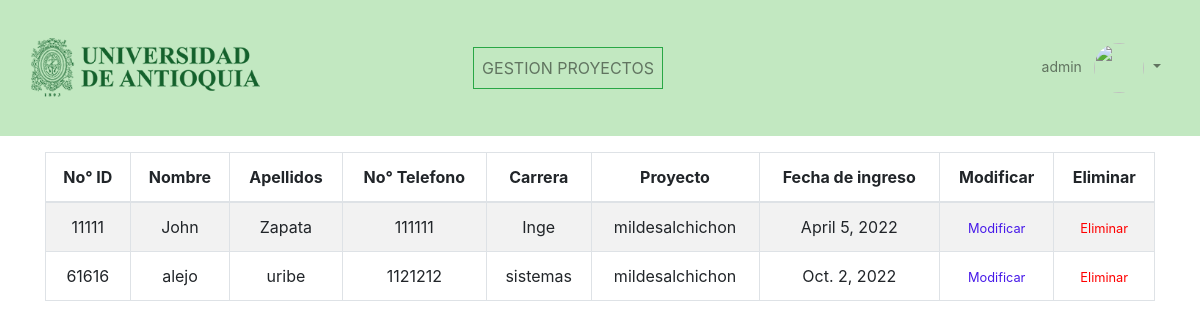
The app's page /manage_project/manage_students (signed in) with its own data.
### gestion/models.py (models this page shows, shortened)
class Estudiante(models.Model):
    nombre = models.CharField(max_length=100)
    apellido = models.CharField(max_length=100)
    numero_id = models.IntegerField(primary_key=True)
    telefono = models.CharField(max_length=12)
    carrera = models.CharField(max_length=100)
    proyecto = models.ForeignKey(Proyecto, on_delete=models.CASCADE)
    fecha_ingreso = models.DateField()
    class meta:
        db_table= 'estudiante'
        verbose_name= 'Estudiante'
        verbose_name_plural='Estudiantes'
        ordering=['id']

class Proyecto(models.Model):
    estados = (('F','Finalizado'),('P','En ejecucion'))
    nombre = models.CharField(max_length=100)
    objetivo_general = models.CharField(max_length=100)
    fecha_inicio = models.DateField()
    fecha_fin = models.DateField()
    director = models.CharField(max_length=100)
    presupuesto = models.CharField(max_length=100)
    porcentaje_avance = models.IntegerField()
    estado = models.CharField(max_length=1, choices=estados)
    def __str__(self):
        return self.nombre
    class meta:
        db_table= 'proyecto'
        verbose_name= 'Proyecto'
        verbose_name_plural='Proyectos'
        ordering=['id']

### gestion/views.py (the view)
# urls.py: path('manage_project/manage_students', manage_students, name="manage_students"),
def manage_students(request):
    students = Estudiante.objects.filter(proyecto = 1)
    return render(request, "manage_students.html",{"students":students})

### Templates/manage_students.html (shortened to what this page needs)
{% extends 'index.html' %}
{% block content %}
<div>
    <table class="table table-striped table-bordered" id="mydatatable">
        <thead>
            <tr class="text-center">
                <th scope="col">No° ID</th>
                <th scope="col">Nombre</th>
                <th scope="col">Apellidos</th>
                <th scope="col">No° Telefono</th>
                <th scope="col">Carrera</th>
                <th scope="col">Proyecto</th>
                <th scope="col">Fecha de ingreso</th>
                <th scope="col">Modificar</th>
                <th scope="col">Eliminar</th>
            </tr>
        </thead>
        <tbody>
            {% for student in students %}
                <tr class="text-center">
                    <td>{{ student.numero_id }}</td>
                    <td>{{ student.nombre }}</td>
                    <td>{{ student.apellido }}</td>
                    <td>{{ student.telefono }}</td>
                    <td>{{ student.carrera }}</td>
                    <td>{{ student.proyecto }}</td>
                    <td>{{ student.fecha_ingreso }}</td>
                    <td><a style="font-size: 0.8em; padding: 0%;color: rgb(70, 25, 233);text-decoration: none;" class=""
                        href="#">Modificar</a></td>
                    <td><a style="font-size: 0.8em; padding: 0%;color: red;text-decoration: none;" class="link"
                        href="#">Eliminar</a></td>
                </tr>
            {% endfor %}
        </tbody>
    </table>
</div>
{% endblock %}

### Templates/index.html (shortened to what this page needs)
<!DOCTYPE html>
<html>
<head>
    {% load bootstrap4 %}
    {% bootstrap_css %}
    {%load static%}
</head>
<body>
    <nav class="navbar navbar-expand-lg navbar-light"  style="background-color: #C2E8C1;">
        <div class="container-fluid">
            <div class="navbar-header">
                <a class="navbar-brand" href="{% url 'gestion_proyecto' %}">
                    <img class="img-responsive" src="{% static 'img/logo-udea.png'%}" alt="" height="110">
                </a>
            </div>
            <div class="collapse navbar-collapse" id="navbarSupportedContent">
                <ul class="navbar-nav mx-auto ">
                    {% if user.is_authenticated %}
                    <li class="nav-item px-lg-4">
                        <a class="nav-link text-uppercase border border-success" href="{% url 'gestion_proyecto' %}">Gestion proyectos</a>
                    </li>
                    {% endif %}
                </ul>
                <ul class="nav navbar-nav ml-auto ">
                    {% if user.is_authenticated %}
                        <li class="nav-item dropdown no-arrow">
                            <a class="nav-link dropdown-toggle" href="#" id="userDropdown" role="button"
                                data-toggle="dropdown" aria-haspopup="true" aria-expanded="false">
                                <span class="mr-2 d-none d-lg-inline text-gray-600 small">{{ user.username }}</span>
                                <img class="img-profile rounded-circle"
                                    src="https://s3.eu-central-1.amazonaws.com/bootstrapbaymisc/blog/24_days_bootstrap/fox.jpg"  width="50" height="50" class="rounded-circle">
                            </a>
                        </li>
                    {% endif %}
                </ul>
            </div>
        </div>
    </nav>
    <div class="container mt-3">
        {% block content %}{% endblock %}
    </div>
</body>
</html>

### records on screen
Estudiante: numero_id "11111", nombre "John", apellido "Zapata", telefono "111111", carrera "Inge", proyecto "mildesalchichon", fecha_ingreso "April 5, 2022"
Estudiante: numero_id "61616", nombre "alejo", apellido "uribe", telefono "1121212", carrera "sistemas", proyecto "mildesalchichon", fecha_ingreso "Oct. 2, 2022"

### other values on screen
{{ user.username }} "admin"
